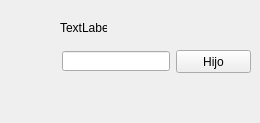
<?xml version="1.0" encoding="UTF-8"?>
<ui version="4.0">
 <class>MainWindow</class>
 <widget class="QMainWindow" name="MainWindow">
  <property name="geometry">
   <rect>
    <x>0</x>
    <y>0</y>
    <width>260</width>
    <height>123</height>
   </rect>
  </property>
  <property name="windowTitle">
   <string>MainWindow</string>
  </property>
  <widget class="QWidget" name="centralwidget">
   <widget class="QLineEdit" name="texto_padre">
    <property name="geometry">
     <rect>
      <x>62</x>
      <y>51</y>
      <width>108</width>
      <height>20</height>
     </rect>
    </property>
   </widget>
   <widget class="QPushButton" name="boton_padre">
    <property name="geometry">
     <rect>
      <x>176</x>
      <y>50</y>
      <width>75</width>
      <height>23</height>
     </rect>
    </property>
    <property name="text">
     <string>Hijo</string>
    </property>
   </widget>
   <widget class="QLabel" name="label">
    <property name="geometry">
     <rect>
      <x>60</x>
      <y>20</y>
      <width>47</width>
      <height>16</height>
     </rect>
    </property>
    <property name="text">
     <string>TextLabel</string>
    </property>
   </widget>
  </widget>
 </widget>
 <resources/>
 <connections/>
</ui>
